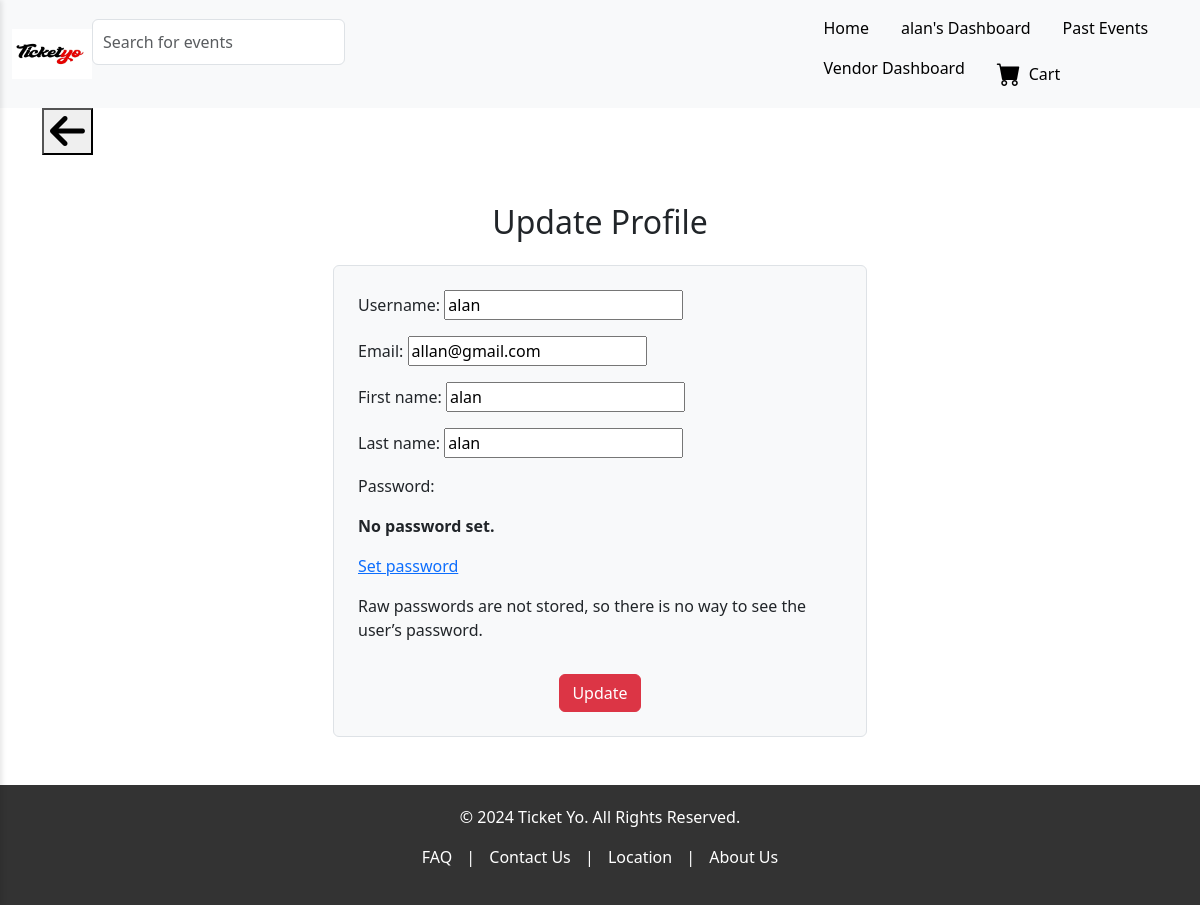
Screenshot of /customers/update/ (signed in) with the database file from the repository.
### vendors/models.py (models this page shows, shortened)
class Vendor(AbstractBaseUser, PermissionsMixin):
    username = models.CharField(max_length=30, unique=True)
    email = models.EmailField(unique=True)
    first_name = models.CharField(max_length=30)
    last_name = models.CharField(max_length=30)
    storename = models.CharField(max_length=50)
    store_phone = models.CharField(max_length=15)
    verification_code = models.CharField(max_length=6, null=True, blank=True)
    verification_code_created_at = models.DateTimeField(null=True, blank=True)
    is_active = models.BooleanField(default=True)
    is_admin = models.BooleanField(default=False)
    is_superuser = models.BooleanField(default=False)
    is_staff = models.BooleanField(default=False)
    is_vendor = models.BooleanField(default=True)
    objects = VendorManager()
    USERNAME_FIELD = 'username'
    REQUIRED_FIELDS = ['email', 'first_name', 'last_name', 'storename', 'store_phone']

### customers/views.py (the view, shortened to what this page needs)
# urls.py: path('update/', CustomerUpdateView.as_view(), name='customer_update'),
class CustomerUpdateView(LoginRequiredMixin, UpdateView):
    model = Customer
    form_class = CustomerUpdateForm
    template_name = 'customers/update_customer.html'
    success_url = reverse_lazy('customer_home')
    def get_object(self, queryset=None):
        return self.request.user  # Assuming the user is the customer

### customers/forms.py
class CustomerUpdateForm(UserChangeForm):
    class Meta:
        model = Customer
        fields = ['username', 'email', 'first_name', 'last_name']

### templates/customers/update_customer.html (shortened to what this page needs)
{% extends "frontend/base.html" %}
{% load static %}
    {% block content %}
    <div class="container mt-5">
        <h2 class="text-center mb-4">Update Profile</h2>
        <div class="row justify-content-center">
            <div class="col-md-6">
                <form method="post" class="border p-4 bg-light rounded">
                    {{ form.as_p }}
                    <div class="text-center">
                        <button type="submit" class="btn btn-danger btn-block mt-3">Update</button>
                    </div>
                </form>
            </div>
        </div>
    </div>
</body>
</html>
{% endblock %}

### templates/frontend/base.html (shortened to what this page needs)
<!DOCTYPE html>
<html lang="en">
<head>
    {% load static %}
    <link href="{% static 'frontend/base.css' %}" rel="stylesheet">
    <link href="https://cdn.jsdelivr.net/npm/bootstrap@5.3.0/dist/css/bootstrap.min.css" rel="stylesheet">
    <link href="https://cdn.jsdelivr.net/npm/bootstrap-icons@1.10.5/font/bootstrap-icons.css" rel="stylesheet">
    <link rel="stylesheet" href="https://cdnjs.cloudflare.com/ajax/libs/font-awesome/6.0.0-beta3/css/all.min.css">
</head>
<body>
    <nav class="navbar navbar-expand-lg d-none d-lg-flex sticky-top bg-light">
        <div class="container-fluid">
            <div class="d-flex align-items-center">
                <div class="logo">
                    <img src="{% static 'frontend/logo.jpg' %}" alt="Logo" style="height: 50px; width: 80px;">
                </div>
            </div>
            <div class="search-bar-container">
                <form method="get" action="{% url 'all_events' %}" id="search-form">
                    <div class="input-group mb-4">
                        <input type="text" name="q" value="{{ query }}" class="form-control" id="search-input"
                            placeholder="Search for events">
                    </div>
                </form>
            </div>
            <ul class="nav ms-auto">
                <li class="nav-item">
                    <a href="{% url 'homepage' %}" class="nav-link text-black">Home</a>
                </li>
                {% if user.is_authenticated %}
                <li class="nav-item">
                    <a href="{% url 'all_events' %}" class="nav-link text-black">{{ user.username }}'s Dashboard</a>
                </li>
                {% else %}
                <li class="nav-item">
                    <a href="{% url 'all_events' %}" class="nav-link text-black">All Events</a>
                </li>
                {% endif %}
                <li class="nav-item">
                    <a href="{% url 'past_events' %}" class="nav-link text-black">Past Events</a>
                </li>
                {% if user.is_authenticated and user.is_vendor %}
                <li class="nav-item">
                    <a href="{% url 'dashboard' %}" class="nav-link text-black">Vendor Dashboard</a>
                </li>
                {% endif %}
                <li class="nav-item">
                    <a href="{% url 'view_cart' %}" class="nav-link text-black d-flex align-items-center cart-link">
                        <i class="bi bi-cart-fill fs-4 me-2"></i> Cart
                    </a>
                </li>
            </ul>
        </div>
    </nav>
    <div class="container main-content">
        {% if not request.path == '/' %}
    <button type="button"  onclick="goBack()"><i class="fas fa-arrow-left"></i></i> </button>
    {% endif %}
        {% block content %}{% endblock %}
    <footer class="footer mt-5">
        <p>&copy; 2024 Ticket Yo. All Rights Reserved.</p>
        <p>
            <a href="#">FAQ</a> |
            <a href="#">Contact Us</a> |
            <a href="#">Location</a> |
            <a href="#">About Us</a>
        </p>
    </footer>
</body>
</html>

### static/frontend/base.css (style rules this page uses)
body { font-family: 'Roboto', sans-serif; margin: 0; padding: 0; }
.nav-link { padding: 10px 15px; color: black; text-decoration: none; font-size: 1rem; display: block; transition: background-color 0.3s ease, color 0.3s ease; }
.main-content { margin-left: 0; }
.footer { background-color: #333; color: white; padding: 20px 0; text-align: center; }
.footer a { color: white; text-decoration: none; margin: 0 10px; }
.search-bar-container { display: flex; width: 100%; }
.input-group { display: flex; align-items: center; width: 100%; }
#search-input { width: 100%; padding: 10px; font-size: 1rem; }
.fas.fa-arrow-left { margin: 0; font-size: 40px; }

### rows the page displays
Vendor: username "alan", email "allan@gmail.com", first_name "alan", last_name "alan"
